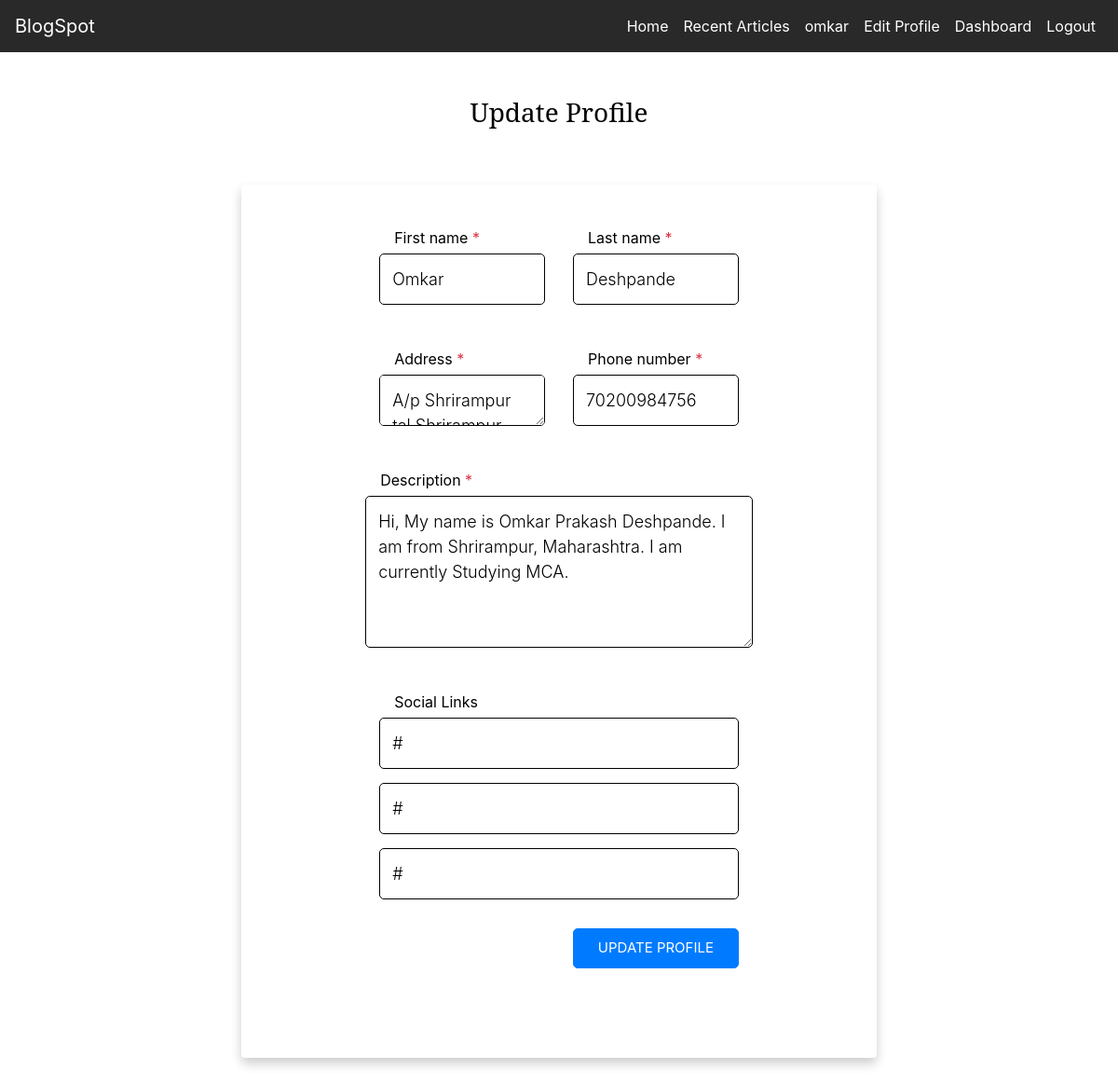
Before: /admin/edit_user_profile.php?userid=1 (signed in) with the older database file.
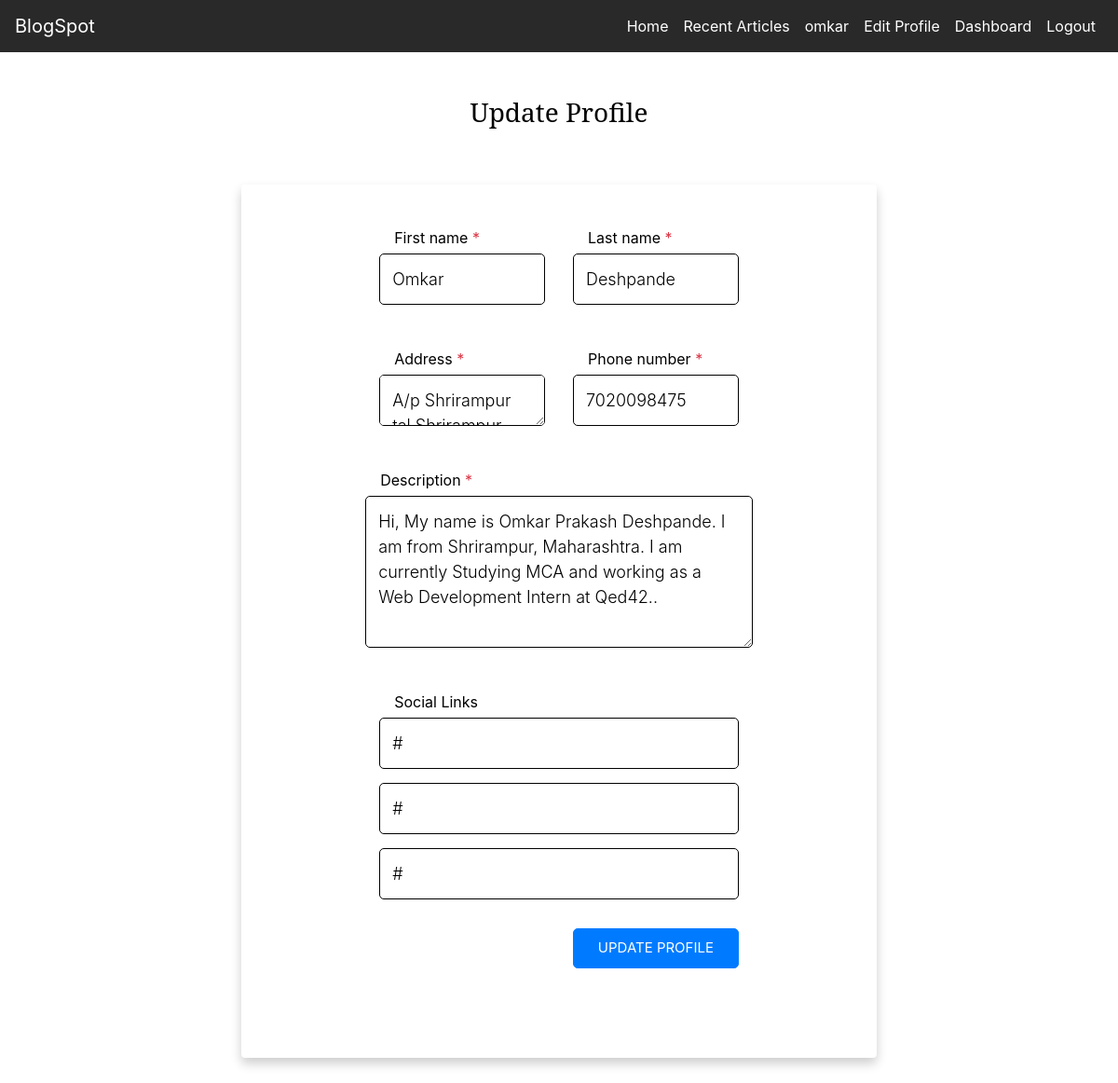
After: the same page with the newer database file.
### tables this page shows
CREATE TABLE `profileinfo` (
  `profile_id` int(11) NOT NULL,
  `user_id` int(11) DEFAULT NULL,
  `firstName` varchar(255) NOT NULL,
  `lastName` varchar(256) NOT NULL,
  `profileimage` varchar(255) NOT NULL,
  `address` varchar(255) NOT NULL,
  `mobno` varchar(12) NOT NULL,
  `description` varchar(255) NOT NULL,
  `twitter` varchar(256) NOT NULL DEFAULT '#',
  `instagram` varchar(256) NOT NULL DEFAULT '#',
  `facebook` varchar(256) NOT NULL DEFAULT '#'
);

### admin/class/Profile.php (called while the page is built, shortened)
<?php
class Profile {
  function getUserInfo($userid) {
    global $conn;
    $sql = "SELECT * from profileinfo WHERE user_id=$userid";
    $result = mysqli_query($conn, $sql);
    $userinfo = mysqli_fetch_all($result, MYSQLI_ASSOC);
    return $userinfo;
  }
}

### admin/edit_user_profile.php (the view, shortened to what this page needs)
<?php include(ROOT_PATH . '/admin/includes/head_section.php'); ?>
</head>
<?php
$profile = new Profile();
if(isset($_GET['userid'])) {
  $userid=$_GET['userid'];
  $userinfo=$profile->getUserInfo($userid);
}
?>
<body>
  <?php include(ROOT_PATH . '/admin/includes/navbar.php')   ?>
  <?php foreach($userinfo as $user) ?>
  <div class="container-fluid px-1 py-5 mx-auto">
    <div class="row d-flex justify-content-center">
      <div class="col-xl-7 col-lg-8 col-md-9 col-11 text-center">
        <h3>Update Profile</h3>
        <div class="card">
          <form class="form-card" method="POST" action="edit_user_profile.php">
            <div class="row justify-content-between text-left">
              <div class="form-group col-sm-6 flex-column d-flex"> <label class="form-control-label px-3">First
                  name<span class="text-danger"> *</span></label> <input type="text" id="fname" name="fname"
                  placeholder="Enter your first name" value="<?php echo $user['firstName'] ?>" required> </div>
              <div class="form-group col-sm-6 flex-column d-flex"> <label class="form-control-label px-3">Last
                  name<span class="text-danger"> *</span></label> <input type="text" id="lname" name="lname"
                  placeholder="Enter your last name" value="<?php echo $user['lastName'] ?>" required> </div>
            </div>
            <div class="row justify-content-between text-left">
              <div class="form-group col-sm-6 flex-column d-flex"> <label
                  class="form-control-label px-3">Address<span class="text-danger"> *</span></label> <textarea
                  name="address" id="address" cols="10" rows="1" required><?php echo $user['address']?></textarea>
              </div>
              <div class="form-group col-sm-6 flex-column d-flex"> <label class="form-control-label px-3">Phone
                  number<span class="text-danger"> *</span></label> <input type="text" id="mobno" name="mobno"
                  placeholder="Mobile Number" value="<?php echo $user['mobno'] ?>" required> </div>
            </div>
            <div class="row justify-content-between text-left">
              <div class="form-group  flex-column d-flex"> <label class="form-control-label px-3">Description<span
                    class="text-danger"> *</span></label> <textarea name="description" id="description" cols="70"
                  rows="5" required><?php echo $user['description'] ?></textarea> </div>
            </div>
            <div class="row justify-content-between text-left">
              <div class="form-group col-12 flex-column d-flex"> <label class="form-control-label px-3">Social
                  Links</label>
                <input type="text" id="twitter" name="twitter" placeholder="Twitter"
                  value="<?php echo $user['twitter'] ?>">
                <input type="text" id="instagram" name="instagram" placeholder="Instagram"
                  value="<?php echo $user['instagram'] ?>">
                <input type="text" id="facebook" name="facebook" placeholder="Facebook"
                  value="<?php echo $user['facebook'] ?>">
              </div>
            </div>
            <div class="row justify-content-end">
              <div class="form-group col-sm-6"> <button type="submit" name="update_user_profile"
                  class="btn-block btn-primary">Update Profile</button> </div>
            </div>
          </form>
        </div>
      </div>
    </div>
  </div>

Changed rows visible on the page:
changed profileinfo "Omkar": mobno "70200984756" → "7020098475"; description "Hi, My name is Omkar Prakash Deshpande. I am from Shrirampur, Maharashtra. I am currently Studying MCA." → "Hi, My name is Omkar Prakash Deshpande. I am from Shrirampur, Maharashtra. I am currently Studying MCA and working as a Web Development Intern at Qed42.."
